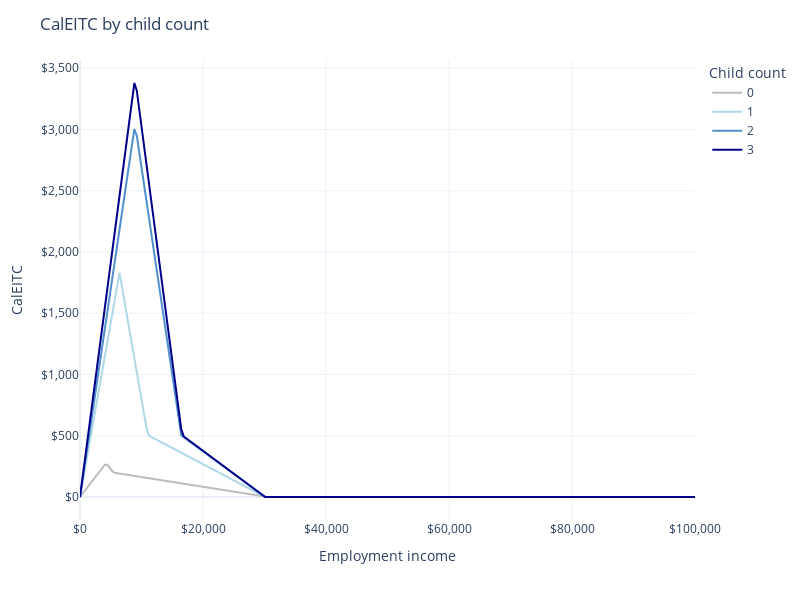

Notebook cell for this chart:
### Markdown cell above
# CalEITC

California's EITC applies the federal EITC rules, with some modified parameters.

## Amounts

The chart below shows the CalEITC value for filers with between zero and four children.

### Code cell
from policyengine_us import Simulation


def create_simulation(count_children):
    situation = {
        "people": {
            "person": {
                "age": 19,
            },
        },
        "tax_units": {
            "tax_unit": {
                "members": ["person"],
            },
        },
        "households": {
            "household": {
                "members": ["person"],
                "state_code": {2023: "CA"},
            },
        },
        "axes": [
            [
                {
                    "name": "employment_income",
                    "min": 0,
                    "max": 100_000,
                    "count": 250,
                }
            ]
        ],
    }
    for child in range(count_children):
        situation["people"][f"child_{child}"] = {"age": {2023: 5}}
        situation["tax_units"]["tax_unit"]["members"].append(f"child_{child}")
        situation["households"]["household"]["members"].append(
            f"child_{child}"
        )

    return Simulation(situation=situation)


import plotly.express as px
import pandas as pd

LIGHT_GRAY = "#F5F5F5"
GRAY = "#BDBDBD"
BLUE = "#5091cc"
LIGHT_BLUE = "lightblue"
DARK_BLUE = "darkblue"

COLOR_MAP = {"0": GRAY, "1": LIGHT_BLUE, "2": BLUE, "3": DARK_BLUE}

simulations = {i: create_simulation(i) for i in range(4)}

df = pd.DataFrame()
df["Employment income"] = simulations[0].calculate("employment_income", 2023)
for i in range(4):
    df[f"{i}"] = simulations[i].calculate("ca_eitc", 2023)

px.line(
    df,
    x="Employment income",
    y=df.columns[1:],
    color_discrete_map=COLOR_MAP,
).update_layout(
    title="CalEITC by child count",
    xaxis_title="Employment income",
    xaxis_tickformat="$,.0f",
    yaxis_title="CalEITC",
    yaxis_tickformat="$,.0f",
    legend_title="Child count",
    height=600,
    width=800,
    template="plotly_white",
).show()

### Figure 1 — Plotly figure (JSON) as saved in the notebook; plotly's stock layout.template omitted (floating-point values rounded to 4 significant figures; data arrays with more than 128 entries replaced by an {"elided": "..."} marker saying what was removed)
{"data": [{"hovertemplate": "variable=0<br>Employment income=%{x}<br>value=%{y}<extra></extra>", "legendgroup": "0", "line": {"color": "#BDBDBD", "dash": "solid"}, "marker": {"symbol": "circle"}, "mode": "lines", "name": "0", "orientation": "v", "showlegend": true, "type": "scatter", "x": {"elided": "250 float values"}, "xaxis": "x", "y": {"elided": "250 float values"}, "yaxis": "y"}, {"hovertemplate": "variable=1<br>Employment income=%{x}<br>value=%{y}<extra></extra>", "legendgroup": "1", "line": {"color": "lightblue", "dash": "solid"}, "marker": {"symbol": "circle"}, "mode": "lines", "name": "1", "orientation": "v", "showlegend": true, "type": "scatter", "x": {"elided": "250 float values"}, "xaxis": "x", "y": {"elided": "250 float values"}, "yaxis": "y"}, {"hovertemplate": "variable=2<br>Employment income=%{x}<br>value=%{y}<extra></extra>", "legendgroup": "2", "line": {"color": "#5091cc", "dash": "solid"}, "marker": {"symbol": "circle"}, "mode": "lines", "name": "2", "orientation": "v", "showlegend": true, "type": "scatter", "x": {"elided": "250 float values"}, "xaxis": "x", "y": {"elided": "250 float values"}, "yaxis": "y"}, {"hovertemplate": "variable=3<br>Employment income=%{x}<br>value=%{y}<extra></extra>", "legendgroup": "3", "line": {"color": "darkblue", "dash": "solid"}, "marker": {"symbol": "circle"}, "mode": "lines", "name": "3", "orientation": "v", "showlegend": true, "type": "scatter", "x": {"elided": "250 float values"}, "xaxis": "x", "y": {"elided": "250 float values"}, "yaxis": "y"}], "layout": {"height": 600, "legend": {"title": {"text": "Child count"}, "tracegroupgap": 0}, "margin": {"t": 60}, "title": {"text": "CalEITC by child count"}, "width": 800, "xaxis": {"anchor": "y", "domain": [0, 1], "tickformat": "$,.0f", "title": {"text": "Employment income"}}, "yaxis": {"anchor": "x", "domain": [0, 1], "tickformat": "$,.0f", "title": {"text": "CalEITC"}}}}
